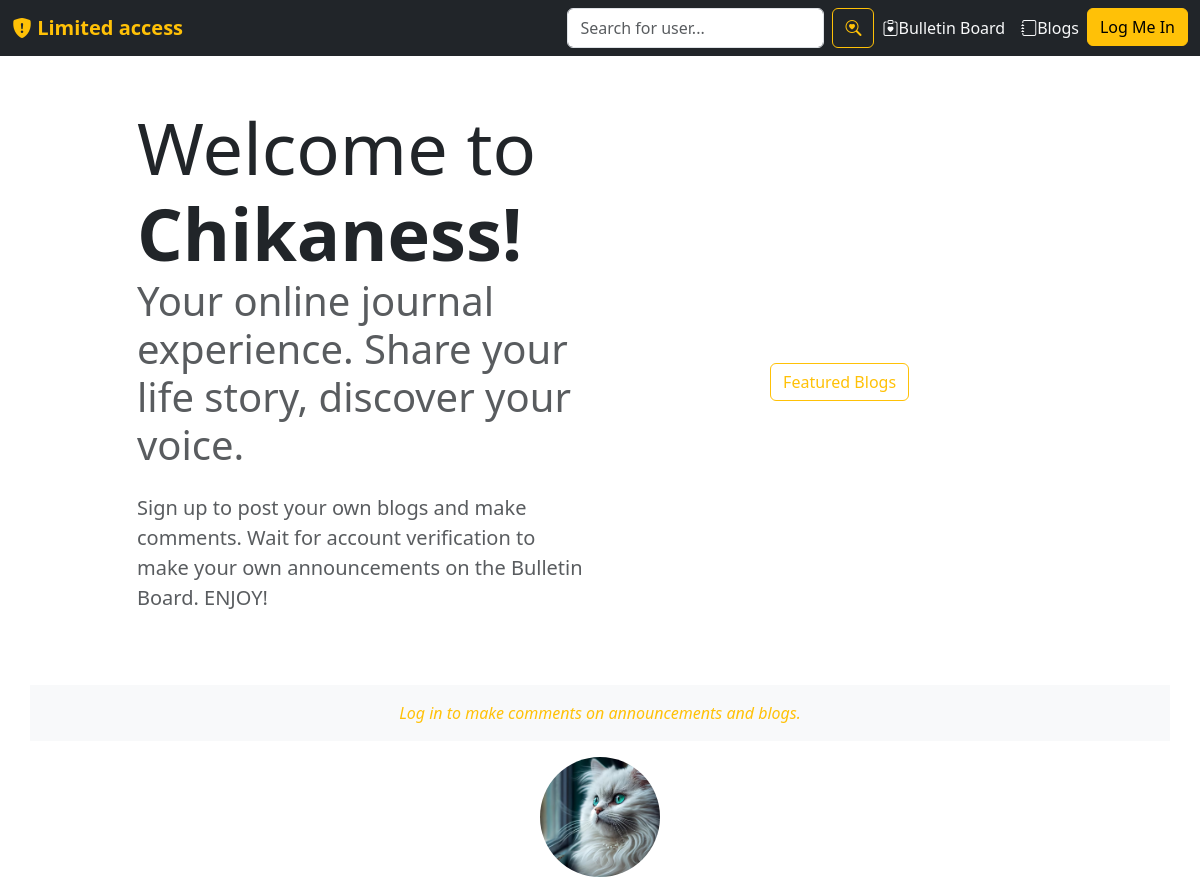
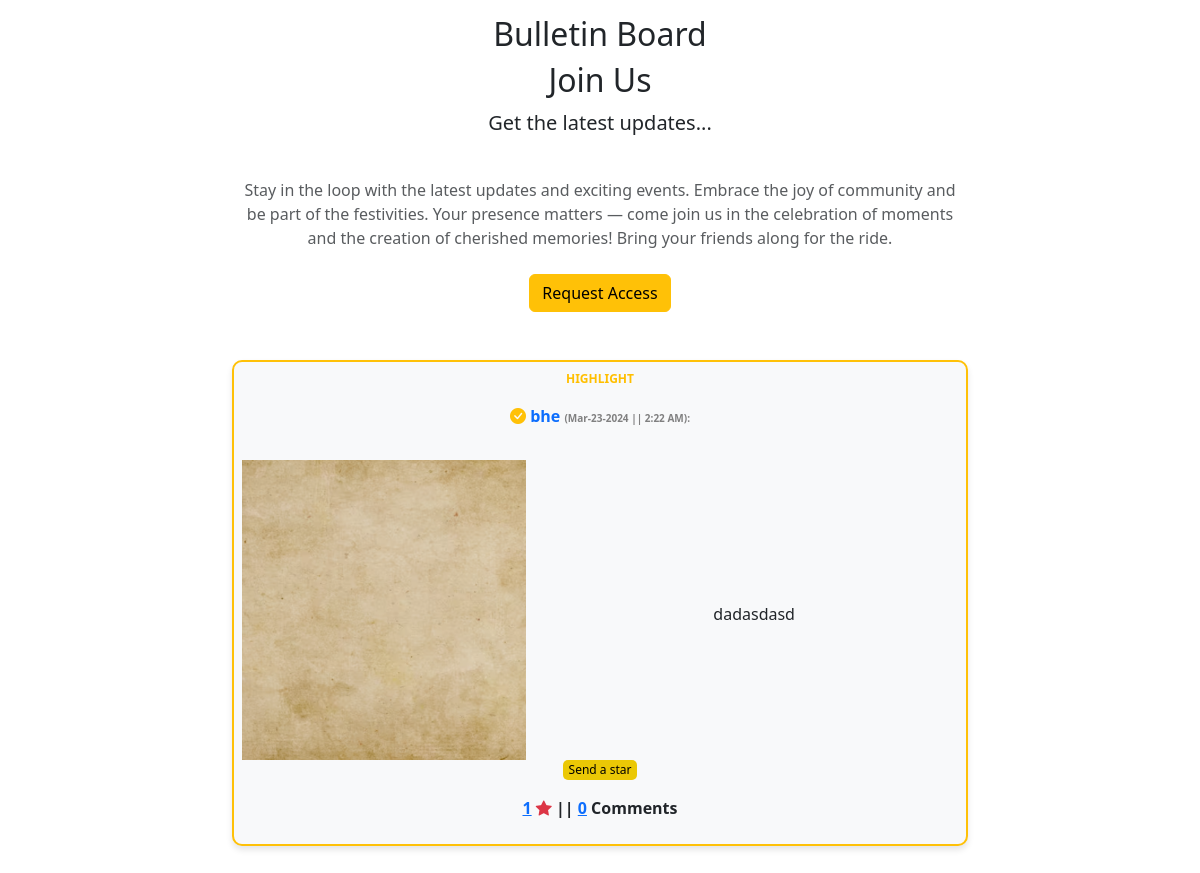
The page / on the database its author committed (2 pictures, top to bottom).
### users/models.py (models this page shows, shortened)
class BulletinBoard(models.Model):
    id = models.UUIDField(primary_key=True, default=uuid.uuid4)
    user = models.CharField(max_length=100)
    content = models.TextField()
    image = models.ImageField(default='read-me.jpg', upload_to='announcement_pics')
    liked = models.ManyToManyField(User, default=None, blank=True, related_name='liked')
    created_at = models.DateTimeField(default=datetime.now)
    no_of_likes = models.IntegerField(default=0)
    no_of_comments = models.IntegerField(default=0)
    highlight = models.BooleanField(default=False)

### users/views.py (the view)
# urls.py: path('',views.index,name='index'),
def index(request):
    user_profile = None
    if request.user.is_authenticated:
        try:
            user_object = User.objects.get(username=request.user.username)
            user_profile = Profile.objects.get(user=user_object)
        except User.DoesNotExist or Profile.DoesNotExist:
            pass
    all_posts = BulletinBoard.objects.all().order_by('-created_at')
    user_following_list = []
    feed = []
    user_following = FollowersCount.objects.filter(follower=request.user.username)
    for users in user_following:
        user_following_list.append(users.user)
    for usernames in user_following_list:
        feed_lists = BulletinBoard.objects.filter(user=usernames).order_by('-created_at')
        feed.append(feed_lists)
    highlighted_posts = BulletinBoard.objects.filter(highlight=True)
    feed_list = list(chain(*feed)) + list(highlighted_posts)
    first_20_posts = feed_list[:18]
    return render(request, 'users/index.html', {'user_profile': user_profile, 'posts': first_20_posts})

### users/templates/users/index.html (shortened to what this page needs)
{% load static %}
<!doctype html>
<html lang="en">
<head>
    <link href="https://cdn.jsdelivr.net/npm/bootstrap@5.3.2/dist/css/bootstrap.min.css" rel="stylesheet">
    <link rel="stylesheet" href="https://cdn.jsdelivr.net/npm/bootstrap-icons@1.11.2/font/bootstrap-icons.min.css">
    <link rel="stylesheet" href="https://cdnjs.cloudflare.com/ajax/libs/lightbox2/2.11.3/css/lightbox.min.css">
</head>
<body>
    <nav class="navbar navbar-expand-md navbar-dark fixed-top bg-dark">
        <div class="container-xxl">
            {% if user.is_authenticated %}
            <a href="{% url 'profile' username=request.user.username %}" class="navbar-brand">
                <span class="fw-bold text-warning">
                    <i class="bi bi-person-check text-warning"></i>
                    <span class="text-white">Welcome,</span> <span class="text-warning" >{{ user.username }}! </span>
                </span>
            </a>
            {% else %}
            <a href="/" style="text-decoration:none;">
            <span class="navbar-brand">
                <i class="bi bi-shield-fill-exclamation text-warning"></i>
                <span class="fw-bold text-warning">
                    Limited access
                </span>
            </span>
        </a>
            {% endif %}
            <div class="collapse navbar-collapse justify-content-end align-center" id="main-nav">
                <ul class="navbar-nav">
                    <form class="d-flex" role="search" action="{% url 'users:search' %}" method='POST'>
                        <input class="form-control me-2" type="text" name="username" placeholder="Search for user..." aria-label="Search">
                        <button class="btn btn-outline-warning" type="submit"><i class="bi bi-search-heart"></i></button>
                      </form>
                    <li class="nav-item">
                        <a href="bulletin-board-all" class="nav-link  text-light"><i class="bi bi-clipboard-heart"></i>Bulletin Board</a>
                    </li>
                    <li class="nav-item">
                        <a href="{% url 'blogs:blogs' %}" class="nav-link  text-light"><i class="bi bi-journal"></i>Blogs</a>
                    </li>
                    {% if user.is_authenticated %}
                    <li class="nav-item">
                        <a href="{% url 'logout' %}" class="btn btn-outline-warning">Log Me Out, Gotta Run</a>
                    </li>
                    {% else %}
                    <li class="nav-item">
                        <a href="{% url 'login' %}" class="btn btn-warning">Log Me In</a>
                    </li>
                    {% endif %}
                </ul>
            </div>
        </div>
    </nav>
    <section id="yaela">
        <div class="container-lg mt-5">
            <div class="row justify-content-center align-items-center">
                <div class="col-md-5 text-center text-md-start">
                    <h1>
                        <div class="display-2">Welcome to<span class="fw-bold"> Chikaness!</span></div>
                        <div class="display-6 text-muted">Your online journal experience. Share your life story, discover your voice.</div>
                    </h1>
                    <p class="lead my-4 text-muted">Sign up to post your own blogs and make comments. Wait for account verification to make your own announcements on the Bulletin Board. ENJOY!</p>
                </div>
                <div class="col-sm-8 col-md-5 text-center">
                    <span class="tt" data-bs-placement="bottom" title="Y&Z">
                    </span>
                    <a href="{% url 'blogs:featured' %}" class="btn btn-outline-warning mt-4">Featured Blogs</a>
                </div>
            </div>
        </div>
    </section>
    <section id="bulletin-board">
        <div class="container mb-0 pb-5 mt-5">
            <div class="row justify-content-center bg-light py-3">
                <div class="col-md-8 text-center">
            {% if not user.is_authenticated %}
                <a class="fst-italic text-warning" style="text-decoration:none;" href="/login">Log in to make comments on announcements and blogs.</a>
            {% endif %}
            </div>
        </div>
            <div class="text-center mt-3">
                <img width="120" height="120" style="object-fit:cover; border-radius:60px;" src="/pictures/profile_pictures/profilepic.jpg"/><br>
            </div>
            <div class="text-center pt-3">
                <h2>Bulletin Board</h2>
            </div>
                {% if user.is_authenticated %}
                {% else %}
                <div class="container mb-0 pb-5">
                    <div class="text-center">
                        <h2>Join Us</h2>
                        <p class="lead">Get the latest updates...</p>
                    </div>
                    <div class="row justify-content-center">
                        <div class="col-md-8 text-center">
                            <p class="text-muted my-4">
                                Stay in the loop with the latest updates and exciting events.
                                Embrace the joy of community and be part of the festivities.
                                Your presence matters — come join us in the celebration of moments
                                and the creation of cherished memories! Bring your friends along for the ride.
                            </p>
                            <button class="btn btn-warning" data-bs-toggle="modal" data-bs-target="#reg-modal">
                                Request Access
                            </button>
                        </div>
                    </div>
                </div>
                {% endif %}
            <div class="row justify-content-center">
                <div class="col-md-8 text-center">
                    {% for post in posts %}
                    {% if post.highlight %}
                    <div class="bg-light border border-2 border-warning p-2 mb-3" style="
                    border-radius:10px;
                    box-shadow: 0 4px 6px rgba(0, 0, 0, 0.1);
                    ">
                    <div class="">
                        <p style="font-size:12px;
                                font-weight:bolder; color:rgb(255, 191, 0);
                                margin-bottom: 1px;">HIGHLIGHT</p>
                            <p class="fw-bold text-warning">
                                <a href="{% url 'profile' username=post.user %}" style="text-decoration: none;">
                        <p class="fw-bold text-warning">
                            <a href="{% url 'profile' username=post.user %}" style="text-decoration: none;">
                                <i class="bi bi-check-circle-fill text-warning"></i>
                                 <span>{{ post.user }}</span>
                            </a>
                                <span style="font-size:10px; color:gray;">
                                ({{ post.created_at|date:"M-d-Y" }} || {{ post.created_at|time:"g:i A" }}):
                            </span>
                        </p>
                    <div class="row align-items-center pt-3">
                        <div class="col-lg-5">
                             <a href="{{ post.image.url }}" data-lightbox="image" class="lightbox-link">
                            <img src="{{ post.image.url }}" style="object-fit:cover; width:100%; height: 300px;">
                            <div class="close-button">x</div>
                            </a>
                        </div>
                        <div class="col-lg-7">
                            <p class="text-muted my-4" style="text-align: left;">
                                <div class="bulletin-post" id="post{{ post.id }}">
                                    {{ post.content|truncatewords:60 }}
                                </div>
                            </p>
                        </div>
                    </div>
                    {% endif %}
                        </div>
                        <form action="{% url 'users:like-post' %}" method="POST" class="like-form" id="{{post.id}}">
                            <p class="fst-italic" style="font-size:12px;">
                                {% if user not in post.liked.all %}
                                <button type="submit" style="border:none; border-radius:5px; background-color:#ebc805;" class="like-btn{{post.id}}">
                                    Send a star
                                </button>
                                {% else %}
                                <button type="submit" style="border:none; border-radius:5px; background-color:#ebc805;" class="like-btn{{post.id}}">
                                    Unsend star
                                </button>
                                {% endif %}
                                <div class="d-inline fw-bold">
                                    <a href="{% url 'users:likers' post.id %}"
                                    {% comment %} data-bs-toggle="modal" data-bs-target="#likersModal"> {% endcomment %}
                                        <span class="like-count{{post.id}}">{{ post.no_of_likes }}</a></span>
                                    <span><i class="bi bi-star-fill text-danger"></i></span> ||
                                    <a href="{% url 'users:likers' post.id %}">
                                        <span>{{ post.no_of_comments }}</span></a>
                                        {% if post.no_of_comments == 1 %}Comment
                                        {%else%} Comments {% endif %}
                                </div>
                            </p>
                        </form>
                    </div>
                    {% endfor %}
                </div>
            </div>
        </div>
    </section>
</body>
</html>

### users/templates/users/index.html (style rules this page uses)
#yaela { padding-top: 56px; }
.form-control { overflow-y: hidden; }
.close-button { position: absolute; top: 10px; right: 10px; color: white; font-size: 20px; cursor: pointer; }

### rows shown on the page
BulletinBoard: user "bhe", created_at "Mar-23-2024", created_at "2:22 AM", image (picture), content "dadasdasd", no_of_likes "1", no_of_comments "0", shows "Comments"
